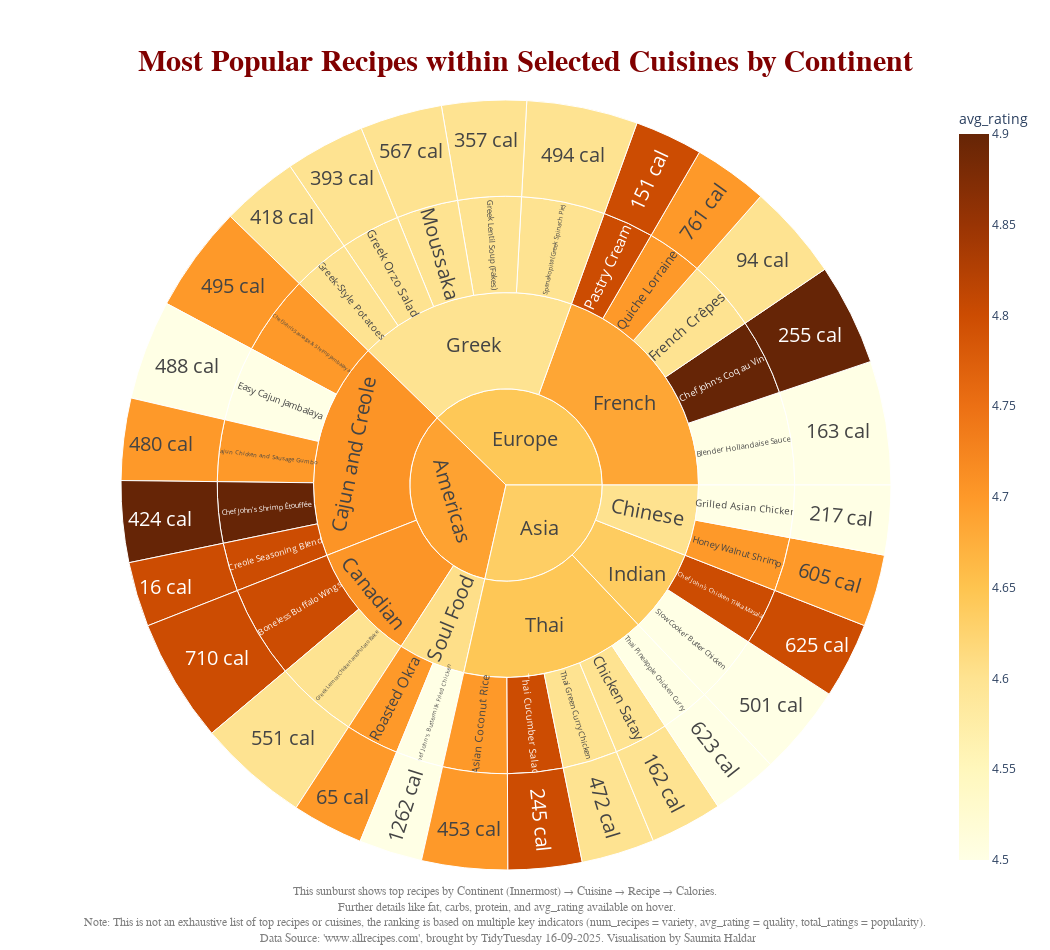

Source (notebook cell):
### Code cell
# Plot an interactive Sunburst chart with: 
# innermost layer: continent
# next layer: country/region
# 3rd layer: recipe name
# outermost layer: calories in that recipe

# Add a string 'cal' for calorie along with the numeric value of calories
top_recipes_per_cuisine['calories_label'] = top_recipes_per_cuisine['calories'].astype(int).astype(str) + ' cal'

# Build a Sunburst Chart
fig = px.sunburst(
    top_recipes_per_cuisine,
    path=['continent', 'country', 'name', 'calories_label'],
    values='total_ratings',
    color='avg_rating',
    color_continuous_scale='YlOrBr',
    hover_data=['total_ratings','avg_rating', 'calories', 'fat', 'carbs', 'protein'],
    title="Most Popular Recipes within Selected Cuisines by Continent"
)

# Adjust layout specifications like size of chart (width, height), title, annotations 
fig.update_layout(width=1050, height=950, 
                  title=dict(
                        text="Most Popular Recipes within Selected Cuisines by Continent",
                        x=0.5,            # center
                        xanchor='center',
                        yanchor='top',
                        font=dict(size=30, family="Monotype Corsiva", weight='bold', color="maroon")
                    ),
                    annotations=[
                        dict(
                            text="This sunburst shows top recipes by Continent (Innermost) → Cuisine → Recipe → Calories. <br> " \
                            "Further details like fat, carbs, protein, and avg_rating available on hover. <br>" \
                            "Note: This is not an exhaustive list of top recipes or cuisines, the ranking is based on multiple key indicators (num_recipes = variety, avg_rating = quality, total_ratings = popularity). "
                            "<br> Data Source: 'www.allrecipes.com', brought by TidyTuesday 16-09-2025. Visualisation by Saumita Haldar",   # text to display
                            x=0.5,                          # center horizontally
                            y=-0.1,                         # below the chart
                            showarrow=False,
                            xref="paper", yref="paper",     # relative to entire figure
                            font=dict(size=12, color="gray", family="Arial")
                        )
                    ])

# Adjust font size within sunburst chart
fig.update_traces(textfont_size=20)

# Display the chart
fig.show()

# Save the chart as an html file to make it shareable as an interactive plot
fig.write_html("top_recipes_sunburst.html", include_plotlyjs='cdn', full_html=True)

### Figure 1 — Plotly figure (JSON) as saved in the notebook; plotly's stock layout.template omitted (floating-point values rounded to 4 significant figures; data arrays with more than 128 entries replaced by an {"elided": "..."} marker saying what was removed)
{"data": [{"branchvalues": "total", "customdata": {"elided": "67x6 mixed values"}, "domain": {"x": [0, 1], "y": [0, 1]}, "hovertemplate": "labels=%{label}<br>total_ratings=%{customdata[0]}<br>parent=%{parent}<br>id=%{id}<br>avg_rating=%{color}<br>calories=%{customdata[2]}<br>fat=%{customdata[3]}<br>carbs=%{customdata[4]}<br>protein=%{customdata[5]}<extra></extra>", "ids": ["Americas/Cajun and Creole/Chef John's Sausage & Shrimp Jambalaya/495 cal", "Americas/Cajun and Creole/Easy Cajun Jambalaya/488 cal", "Americas/Cajun and Creole/Cajun Chicken and Sausage Gumbo/480 cal", "Americas/Cajun and Creole/Chef John's Shrimp Étouffée/424 cal", "Americas/Cajun and Creole/Creole Seasoning Blend/16 cal", "Americas/Canadian/Boneless Buffalo Wings/710 cal", "Americas/Canadian/Greek Lemon Chicken and Potato Bake/551 cal", "Asia/Chinese/Honey Walnut Shrimp/605 cal", "Asia/Chinese/Grilled Asian Chicken/217 cal", "Europe/French/Blender Hollandaise Sauce/163 cal", "Europe/French/Chef John's Coq au Vin/255 cal", "Europe/French/French Crêpes/94 cal", "Europe/French/Quiche Lorraine/761 cal", "Europe/French/Pastry Cream/151 cal", "Europe/Greek/Spanakopita (Greek Spinach Pie)/494 cal", "Europe/Greek/Greek Lentil Soup (Fakes)/357 cal", "Europe/Greek/Moussaka/567 cal", "Europe/Greek/Greek Orzo Salad/393 cal", "Europe/Greek/Greek-Style Potatoes/418 cal", "Asia/Indian/Slow Cooker Butter Chicken/501 cal", "Asia/Indian/Chef John's Chicken Tikka Masala/625 cal", "Americas/Soul Food/Roasted Okra/65 cal", "Americas/Soul Food/Chef John's Buttermilk Fried Chicken/1262 cal", "Asia/Thai/Asian Coconut Rice/453 cal", "Asia/Thai/Thai Cucumber Salad/245 cal", "Asia/Thai/Thai Green Curry Chicken/472 cal", "Asia/Thai/Chicken Satay/162 cal", "Asia/Thai/Thai Pineapple Chicken Curry/623 cal", "Americas/Cajun and Creole/Chef John's Sausage & Shrimp Jambalaya", "Americas/Cajun and Creole/Easy Cajun Jambalaya", "Americas/Cajun and Creole/Cajun Chicken and Sausage Gumbo", "Americas/Cajun and Creole/Chef John's Shrimp Étouffée", "Americas/Cajun and Creole/Creole Seasoning Blend", "Americas/Canadian/Boneless Buffalo Wings", "Americas/Canadian/Greek Lemon Chicken and Potato Bake", "Asia/Chinese/Honey Walnut Shrimp", "Asia/Chinese/Grilled Asian Chicken", "Europe/French/Blender Hollandaise Sauce", "Europe/French/Chef John's Coq au Vin", "Europe/French/French Crêpes", "Europe/French/Quiche Lorraine", "Europe/French/Pastry Cream", "Europe/Greek/Spanakopita (Greek Spinach Pie)", "Europe/Greek/Greek Lentil Soup (Fakes)", "Europe/Greek/Moussaka", "Europe/Greek/Greek Orzo Salad", "Europe/Greek/Greek-Style Potatoes", "Asia/Indian/Slow Cooker Butter Chicken", "Asia/Indian/Chef John's Chicken Tikka Masala", "Americas/Soul Food/Roasted Okra", "Americas/Soul Food/Chef John's Buttermilk Fried Chicken", "Asia/Thai/Asian Coconut Rice", "Asia/Thai/Thai Cucumber Salad", "Asia/Thai/Thai Green Curry Chicken", "Asia/Thai/Chicken Satay", "Asia/Thai/Thai Pineapple Chicken Curry", "Americas/Cajun and Creole", "Americas/Canadian", "Asia/Chinese", "Europe/French", "Europe/Greek", "Asia/Indian", "Americas/Soul Food", "Asia/Thai", "Americas", "Asia", "Europe"], "labels": ["495 cal", "488 cal", "480 cal", "424 cal", "16 cal", "710 cal", "551 cal", "605 cal", "217 cal", "163 cal", "255 cal", "94 cal", "761 cal", "151 cal", "494 cal", "357 cal", "567 cal", "393 cal", "418 cal", "501 cal", "625 cal", "65 cal", "1262 cal", "453 cal", "245 cal", "472 cal", "162 cal", "623 cal", "Chef John's Sausage & Shrimp Jambalaya", "Easy Cajun Jambalaya", "Cajun Chicken and Sausage Gumbo", "Chef John's Shrimp Étouffée", "Creole Seasoning Blend", "Boneless Buffalo Wings", "Greek Lemon Chicken and Potato Bake", "Honey Walnut Shrimp", "Grilled Asian Chicken", "Blender Hollandaise Sauce", "Chef John's Coq au Vin", "French Crêpes", "Quiche Lorraine", "Pastry Cream", "Spanakopita (Greek Spinach Pie)", "Greek Lentil Soup (Fakes)", "Moussaka", "Greek Orzo Salad", "Greek-Style Potatoes", "Slow Cooker Butter Chicken", "Chef John's Chicken Tikka Masala", "Roasted Okra", "Chef John's Buttermilk Fried Chicken", "Asian Coconut Rice", "Thai Cucumber Salad", "Thai Green Curry Chicken", "Chicken Satay", "Thai Pineapple Chicken Curry", "Cajun and Creole", "Canadian", "Chinese", "French", "Greek", "Indian", "Soul Food", "Thai", "Americas", "Asia", "Europe"], "marker": {"coloraxis": "coloraxis", "colors": [4.7, 4.5, 4.7, 4.9, 4.8, 4.8, 4.6, 4.7, 4.5, 4.5, 4.9, 4.6, 4.7, 4.8, 4.6, 4.6, 4.6, 4.6, 4.6, 4.5, 4.8, 4.7, 4.5, 4.7, 4.8, 4.6, 4.6, 4.5, 4.7, 4.5, 4.7, 4.9, 4.8, 4.8, 4.6, 4.7, 4.5, 4.5, 4.9, 4.6, 4.7, 4.8, 4.6, 4.6, 4.6, 4.6, 4.6, 4.5, 4.8, 4.7, 4.5, 4.7, 4.8, 4.6, 4.6, 4.5, 4.707, 4.705, 4.602, 4.684, 4.6, 4.637, 4.606, 4.645, 4.689, 4.634, 4.644]}, "name": "", "parents": ["Americas/Cajun and Creole/Chef John's Sausage & Shrimp Jambalaya", "Americas/Cajun and Creole/Easy Cajun Jambalaya", "Americas/Cajun and Creole/Cajun Chicken and Sausage Gumbo", "Americas/Cajun and Creole/Chef John's Shrimp Étouffée", "Americas/Cajun and Creole/Creole Seasoning Blend", "Americas/Canadian/Boneless Buffalo Wings", "Americas/Canadian/Greek Lemon Chicken and Potato Bake", "Asia/Chinese/Honey Walnut Shrimp", "Asia/Chinese/Grilled Asian Chicken", "Europe/French/Blender Hollandaise Sauce", "Europe/French/Chef John's Coq au Vin", "Europe/French/French Crêpes", "Europe/French/Quiche Lorraine", "Europe/French/Pastry Cream", "Europe/Greek/Spanakopita (Greek Spinach Pie)", "Europe/Greek/Greek Lentil Soup (Fakes)", "Europe/Greek/Moussaka", "Europe/Greek/Greek Orzo Salad", "Europe/Greek/Greek-Style Potatoes", "Asia/Indian/Slow Cooker Butter Chicken", "Asia/Indian/Chef John's Chicken Tikka Masala", "Americas/Soul Food/Roasted Okra", "Americas/Soul Food/Chef John's Buttermilk Fried Chicken", "Asia/Thai/Asian Coconut Rice", "Asia/Thai/Thai Cucumber Salad", "Asia/Thai/Thai Green Curry Chicken", "Asia/Thai/Chicken Satay", "Asia/Thai/Thai Pineapple Chicken Curry", "Americas/Cajun and Creole", "Americas/Cajun and Creole", "Americas/Cajun and Creole", "Americas/Cajun and Creole", "Americas/Cajun and Creole", "Americas/Canadian", "Americas/Canadian", "Asia/Chinese", "Asia/Chinese", "Europe/French", "Europe/French", "Europe/French", "Europe/French", "Europe/French", "Europe/Greek", "Europe/Greek", "Europe/Greek", "Europe/Greek", "Europe/Greek", "Asia/Indian", "Asia/Indian", "Americas/Soul Food", "Americas/Soul Food", "Asia/Thai", "Asia/Thai", "Asia/Thai", "Asia/Thai", "Asia/Thai", "Americas", "Americas", "Asia", "Europe", "Europe", "Asia", "Americas", "Asia", "", "", ""], "textfont": {"size": 20}, "type": "sunburst", "values": [848.0, 793.0, 653.0, 648.0, 516.0, 984.0, 885.0, 574.0, 553.0, 985.0, 809.0, 763.0, 592.0, 541.0, 884.0, 672.0, 654.0, 633.0, 612.0, 719.0, 605.0, 567.0, 504.0, 683.0, 587.0, 582.0, 575.0, 527.0, 848.0, 793.0, 653.0, 648.0, 516.0, 984.0, 885.0, 574.0, 553.0, 985.0, 809.0, 763.0, 592.0, 541.0, 884.0, 672.0, 654.0, 633.0, 612.0, 719.0, 605.0, 567.0, 504.0, 683.0, 587.0, 582.0, 575.0, 527.0, 3458.0, 1869.0, 1127.0, 3690.0, 3455.0, 1324.0, 1071.0, 2954.0, 6398.0, 5405.0, 7145.0]}], "layout": {"annotations": [{"font": {"color": "gray", "family": "Arial", "size": 12}, "showarrow": false, "text": "This sunburst shows top recipes by Continent (Innermost) → Cuisine → Recipe → Calories. <br> Further details like fat, carbs, protein, and avg_rating available on hover. <br>Note: This is not an exhaustive list of top recipes or cuisines, the ranking is based on multiple key indicators (num_recipes = variety, avg_rating = quality, total_ratings = popularity). <br> Data Source: 'www.allrecipes.com', brought by TidyTuesday 16-09-2025. Visualisation by Saumita Haldar", "x": 0.5, "xref": "paper", "y": -0.1, "yref": "paper"}], "coloraxis": {"colorbar": {"title": {"text": "avg_rating"}}, "colorscale": [[0, "rgb(255,255,229)"], [0.125, "rgb(255,247,188)"], [0.25, "rgb(254,227,145)"], [0.375, "rgb(254,196,79)"], [0.5, "rgb(254,153,41)"], [0.625, "rgb(236,112,20)"], [0.75, "rgb(204,76,2)"], [0.875, "rgb(153,52,4)"], [1, "rgb(102,37,6)"]]}, "height": 950, "legend": {"tracegroupgap": 0}, "title": {"font": {"color": "maroon", "family": "Monotype Corsiva", "size": 30, "weight": "bold"}, "text": "Most Popular Recipes within Selected Cuisines by Continent", "x": 0.5, "xanchor": "center", "yanchor": "top"}, "width": 1050}}
